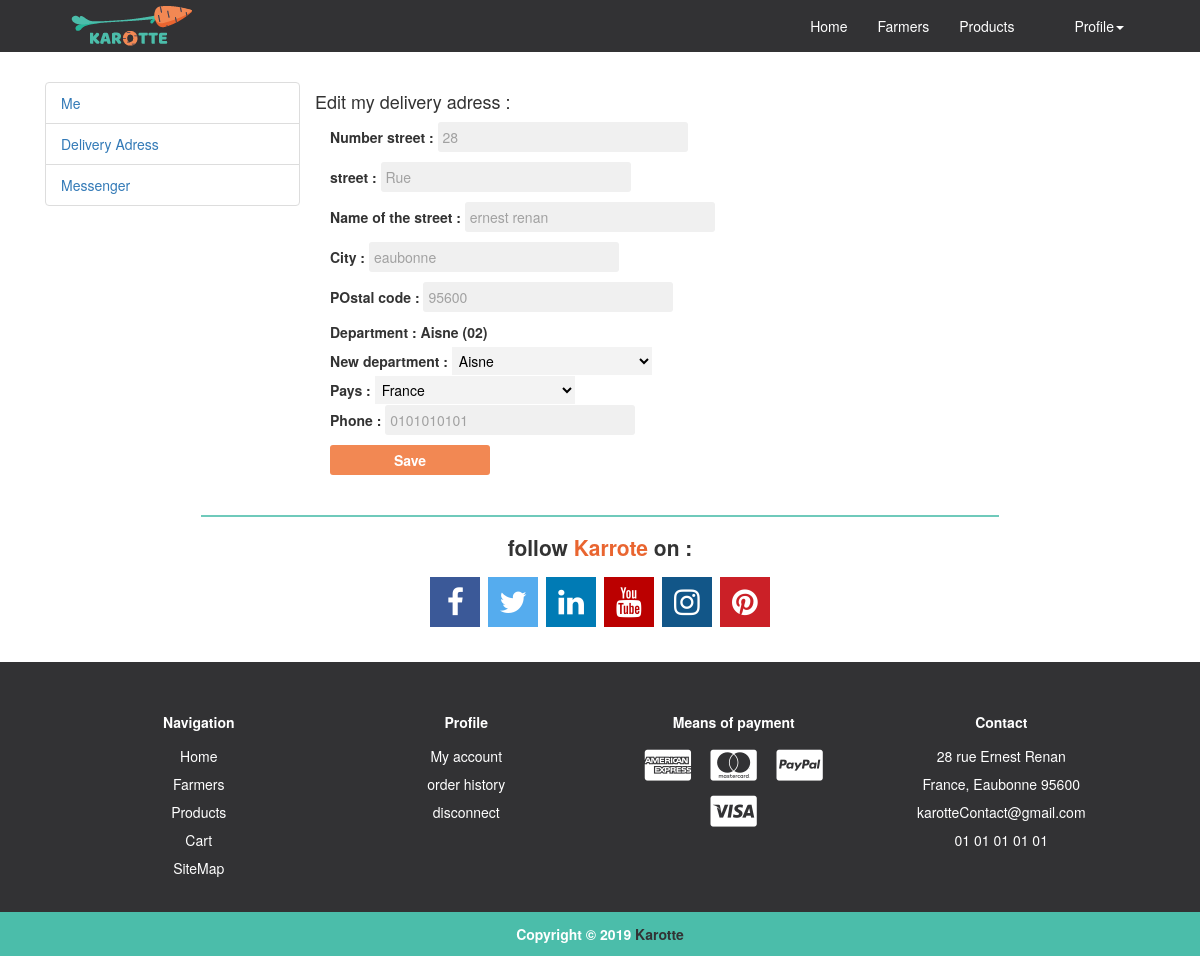
The app's page /Account/Livraison/Edit/7 (signed in) with its own data.
### tables this page shows
CREATE TABLE IF NOT EXISTS `Delivery` (
  `Id` int(9) NOT NULL,
  `IdUser` int(9) NOT NULL,
  `Road` varchar(255) NOT NULL,
  `RoadName` varchar(255) NOT NULL,
  `RoadNumber` varchar(255) NOT NULL,
  `PostalCode` varchar(255) NOT NULL,
  `City` varchar(255) NOT NULL,
  `Region` varchar(255) NOT NULL,
  `County` varchar(255) NOT NULL,
  `Phone` varchar(255) NOT NULL,
  `Actif` int(1) NOT NULL DEFAULT '1'
);

### controller/account.php (called while the page is built, shortened)
<?php
$objProfile = new profile($connect);
$objRegister = new register($connect);
$objDelivery = new delivery($connect);
?>

### models/connect.class.php (called while the page is built, shortened)
<?php
class connect {
    public function setConnect(PDO $connect)
    {
        $this -> _connect = $connect;
    }
}
?>

### models/delivery.class.php (called while the page is built, shortened)
<?php
class delivery extends connect
{
    public function infoDelivery($id, $idUser){
        $req = $this -> _connect -> query("SELECT * FROM `Delivery` WHERE Id = '$id' AND IdUser='$idUser'");
        $res = $req -> fetchAll();
        return $res;
    }
}
?>

### models/profile.class.php (called while the page is built, shortened)
<?php
class profile extends connect
{
    public function infoRegion($code){
        $name = "";
        $req = $this -> _connect -> query("SELECT * FROM `Departement` WHERE departement_code = '$code'");
        $res = $req -> fetchAll();
        foreach($res as $r){
            $name = $r['departement_nom'];
        }
        return $name;
    }
}
?>

### models/register.class.php (called while the page is built, shortened)
<?php
class register extends connect {
    public function displayRegion(){
        $req = $this -> _connect -> query("SELECT * FROM `Departement`");
        $res = $req -> fetchAll();
        $results = array();
        foreach ($res as $r){
            $results[$r['departement_code'] ]= $r['departement_nom'];
        }
        return $results;
    }
}
?>

### views/page/Me/edit/Me_Delivery_Edit.php (the view, shortened to what this page needs)
<?php
$explode = explode('/', $_GET['p']);
if(isset($_SESSION['farmer'])){
    if(isset($explode[3])){
        $selectRegion = $objRegister->displayRegion();
        $verifDelivery = $objDelivery->infoDelivery($explode[3],$_SESSION['farmer']);
        $nbVerif = sizeof($verifDelivery);
        if($nbVerif == '1'){
            ?>
            <div class="row Block_Delivery_Edit_From">
                <h4>Edit my delivery adress :</h4>
                <?= $errorinfoDelivery ?>
                <form method="post">
                    <?php
                    foreach($verifDelivery as $delivery){
                        ?>
                        <div class="col-md-12">
                            <label>Number street :</label>
                            <input type="text" name="roadNumber" value="<?= $delivery['RoadNumber']?>">
                        </div>
                        <div class="col-md-12">
                            <label>Street :</label>
                            <input type="text" name="Road" value="<?= $delivery['Road']?>">
                        </div>
                        <div class="col-md-12">
                            <label>Name of the street :</label>
                            <input type="text" name="RoadName" value="<?= $delivery['RoadName']?>">
                        </div>
                        <div class="col-md-12">
                            <label>City :</label>
                            <input type="text" name="City" value="<?= $delivery['City']?>">
                        </div>
                        <div class="col-md-12">
                            <label>Postal code :</label>
                            <input type="text" name="PostalCode" value="<?= $delivery['PostalCode']?>">
                        </div>
                        <div class="col-md-12">
                            <label>Department :</label>
                            <label><?= $objProfile->infoRegion($delivery['Region']) ?> (<?= $delivery['Region'] ?>) </label>
                        </div>
                        <div class="col-md-12">
                            <label>New department :</label>
                            <select name="Region">
                                <?php
                                foreach($selectRegion as $key => $value){
                                    ?>
                                    <option <?= ($key == $delivery['Region'])? 'selected': ''?> value="<?= $key; ?>"><?= $value ?></option>
                                    <?php
                                }
                                ?>
                            </select>
                        </div>
                        <div class="col-sm-12">
                            <label>Pays :</label>
                            <select name="Country">
                                <option value="France">France</option>
                            </select>
                        </div>
                        <div class="col-md-12">
                            <label>Phone :</label>
                            <input type="number" name="Phone" value="<?= $delivery['Phone']?>">
                        </div>
                        <div class="col-md-12 editDeliveryOne">
                            <input type="submit" name="infoDelivery" value="Save">
                        </div>
                        <?php
                    }
                    ?>
                </form>
            </div>
            <?php
        }else{
            ?>
            <div class="row Block_Delivery_Edit_From">
                <p>the searched address was not found</p>
            </div>
            <?php
        }
        ?>
        <?php
    }else{
        ?>
        <div class="row Block_Delivery_Edit_From">
            <p>the searched address was not found</p>
        </div>
        <?php
    }
}else{
    if(isset($explode[3])){
        $selectRegion = $objRegister->displayRegion();
        $verifDelivery = $objDelivery->infoDelivery($explode[3],$_SESSION['user']);
        $nbVerif = sizeof($verifDelivery);
        if($nbVerif == '1'){
            ?>
            <div class="row Block_Delivery_Edit_From">
                <h4>Edit my delivery adress :</h4>
                <form method="post">
                    <?php
                    foreach($verifDelivery as $delivery){
                        ?>
                        <div class="col-md-12">
                            <label>Number street :</label>
                            <input type="text" name="roadNumber" value="<?= $delivery['RoadNumber']?>">
                        </div>
                        <div class="col-md-12">
                            <label>street :</label>
                            <input type="text" name="Road" value="<?= $delivery['Road']?>">
                        </div>
                        <div class="col-md-12">
                            <label>Name of the street :</label>
                            <input type="text" name="RoadName" value="<?= $delivery['RoadName']?>">
                        </div>
                        <div class="col-md-12">
                            <label>City :</label>
                            <input type="text" name="City" value="<?= $delivery['City']?>">
                        </div>
                        <div class="col-md-12">
                            <label>POstal code :</label>
                            <input type="text" name="PostalCode" value="<?= $delivery['PostalCode']?>">
                        </div>
                        <div class="col-md-12">
                            <label>Department :</label>
                            <label><?= $objProfile->infoRegion($delivery['Region']) ?> (<?= $delivery['Region'] ?>) </label>
                        </div>
                        <div class="col-md-12">
                            <label>New department :</label>
                            <select name="Region">
                                <?php
                                foreach($selectRegion as $key => $value){
                                    ?>
                                    <option <?= ($key == $delivery['Region'])? 'selected': ''?> value="<?= $key; ?>"><?= $value ?></option>
                                    <?php
                                }
                                ?>
                            </select>
                        </div>
                        <div class="col-sm-12">
                            <label>Pays :</label>
                            <select name="Country">
                                <option value="France">France</option>
                            </select>
                        </div>
                        <div class="col-md-12">
                            <label>Phone :</label>
                            <input type="number" name="Phone" value="<?= $delivery['Phone']?>">
                        </div>
                        <div class="col-md-12 editDeliveryOne">
                            <input type="submit" name="infoDelivery" value="Save">
                        </div>
                        <?php
                    }
                    ?>
                </form>
            </div>
            <?php
        }else{
            ?>
            <div class="row Block_Delivery_Edit_From">
                <p>the searched address was not found</p>
            </div>
            <?php
        }
        ?>
        <?php
    }else{
        ?>
        <div class="row Block_Delivery_Edit_From">
            <p>the searched address was not found</p>
        </div>
        <?php
    }
}
?>

### src/asset/css/karotte.css (style rules this page uses)
.Block_Delivery_Edit_From input { width: 250px; margin: 0px 0px 10px 0px; border: none; background: #f0f0f0; color: #a1a1a1; padding: 5px; border-radius: 3px; }
.Block_Delivery_Edit_From select { width: 200px; border: none; background: #f3f3f3; padding: 3px; color: #000; }
.editDeliveryOne input { width: 160px; margin: 0px 0px 10px 0px; border: none; background: #f28853; color: #fff; padding: 5px; border-radius: 3px; font-weight: bold; }

### records on screen
delivery: roadNumber "28", Road "Rue", RoadName "ernest renan", City "eaubonne", PostalCode "95600", infoRegion "Aisne", Region "02", Region "Aisne", Phone "0101010101"
